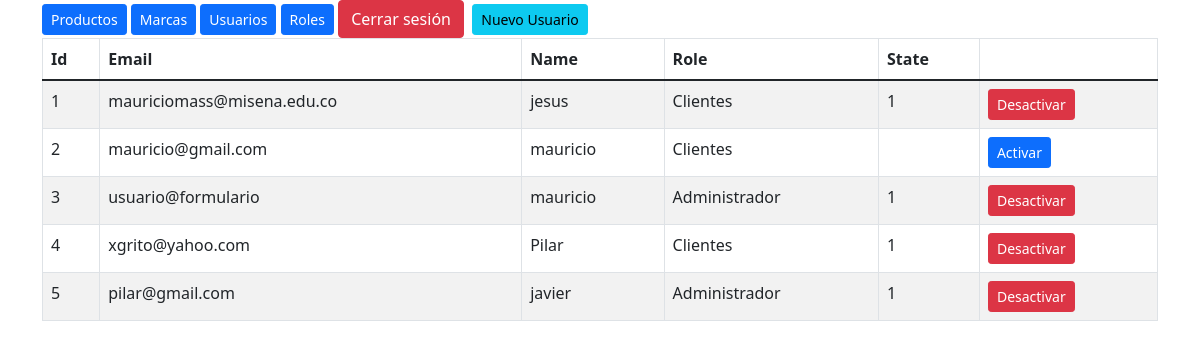
The app's page /php_588_595/index.php?c=user (signed in) with its own data.
### tables this page shows
CREATE TABLE `users` (
  `id` int(11) NOT NULL,
  `email` varchar(200) NOT NULL,
  `password` varchar(200) NOT NULL,
  `name` varchar(120) NOT NULL,
  `state` tinyint(1) NOT NULL,
  `rol_id` int(11) NOT NULL
);

CREATE TABLE `roles` (
  `id` int(11) NOT NULL,
  `role` varchar(20) NOT NULL
);

### php_588_595/controllers/user.controller.php (called while the page is built, shortened)
<?php
require_once "models/user.php";
require_once "models/role.php";
class UserController
{
    private $model;
    public function __CONSTRUCT()
    {
        $this->model = new User();
    }
    public function index()
    {
        $role = new Rol();
        $users = $this->model->list();
        require "views/header.php";
        require "views/user/main.php";
        require "views/footer.php";
    }
}

### php_588_595/models/database.php (called while the page is built)
<?php
class Database
{
    private static $server = 'localhost';
    private static $dbUser = 'root';
    private static $dbPass = '';
    private static $dbName = 'empresa';
    public static function Connect()
    {
        try {
            $connection = new PDO('mysql:host='.self::$server.';dbname='.self::$dbName.';charset=utf8',self::$dbUser, self::$dbPass);
            $connection->setAttribute(PDO::ATTR_ERRMODE,PDO::ERRMODE_EXCEPTION);
            return $connection;
        } catch (PDOException $e){
            return "Error Conexión: ".$e->getMessage();
        }
    }
}

### php_588_595/models/user.php (called while the page is built, shortened)
<?php
class User
{
    private ?int $id = null;
    private ?string $email = null;
    private ?string $name= null;
    private ?bool $state= null;
    private ?int $rol_id = null;
    private $connection;
    public function __CONSTRUCT()
    {
        $this->connection = Database::Connect();
    }
    function list()
    {
        try {
            $query = $this->connection->prepare("SELECT * FROM users");
            $query->execute();
            return $query->fetchAll(PDO::FETCH_CLASS, __CLASS__);
        } catch (Exception $e) {
            die($e->getMessage());
        }
    }
    function getId(): ?int
    {
        return $this->id;
    }
    function getEmail(): ?string
    {
        return $this->email;
    }
    function getName(): ?string
    {
        return $this->name;
    }
     function getState(): ?bool
    {
        return $this->state;
    }
    function getRolId(): ?int
    {
        return $this->rol_id;
    }
}

### php_588_595/models/role.php (called while the page is built, shortened)
<?php
class Rol
{
    private ?string $role = null;
    private $connection;
    public function __CONSTRUCT()
    {
        $this->connection = Database::Connect();
    }
    function getById($id)
    {
        try {
            $query = "SELECT * FROM roles WHERE id=?;";
            $query = $this->connection->prepare($query);
            $query->setFetchMode(PDO::FETCH_CLASS, __CLASS__);
            $query->execute(array($id));
            return $query->fetch();
        } catch (Exception $e) {
            die($e->getMessage());
        }
    }
    function getRole(): ?string
    {
        return $this->role;
    }
}

### php_588_595/views/user/main.php (the view)
&nbsp;<a href="?c=user&a=form" class="btn btn-sm btn-info">Nuevo Usuario</a>
<table class="table table-striped table-hover table-bordered">
    <thead>
        <tr>
                <th>Id</th>
                <th>Email</th>
                <th>Name</th>
                <th>Role</th>
                <th>State</th>
                <th></th>
        </tr>
    </thead>
    <tbody>
        <?php foreach ($users as $user) : ?>
            <tr>
                <td><?=$user -> getId() ?> </td>
                <td><?=$user -> getEmail() ?> </td>
                <td> <?=$user -> getName() ?> </td>
                <td> <?=$role -> getById($user -> getRolId()) -> getRole()?> </td>
                <td><?=$user -> getState() ?> </td>
                <td>
                <a href="?c=user&a=changeState&id=<?=$user->getId() ?>" class="btn btn-sm
                <?=$user->getState() ? 'btn-danger' : 'btn-primary' ?>"> <?=$user->getState() ? 'Desactivar' : 'Activar' ?> </a>
                </td>
            </tr>
        <?php endforeach;?>
    </tbody>
</table>

### records on screen
users: id "1", email "mauriciomass@misena.edu.co", name "jesus", rol.role "Clientes", state "1", shows "Desactivar"
users: id "2", email "mauricio@gmail.com", name "mauricio", rol.role "Clientes", state "Activar"
users: id "3", email "usuario@formulario", name "mauricio", rol.role "Administrador", state "1", shows "Desactivar"
users: id "4", email "xgrito@yahoo.com", name "Pilar", rol.role "Clientes", state "1", shows "Desactivar"
users: id "5", email "pilar@gmail.com", name "javier", rol.role "Administrador", state "1", shows "Desactivar"
